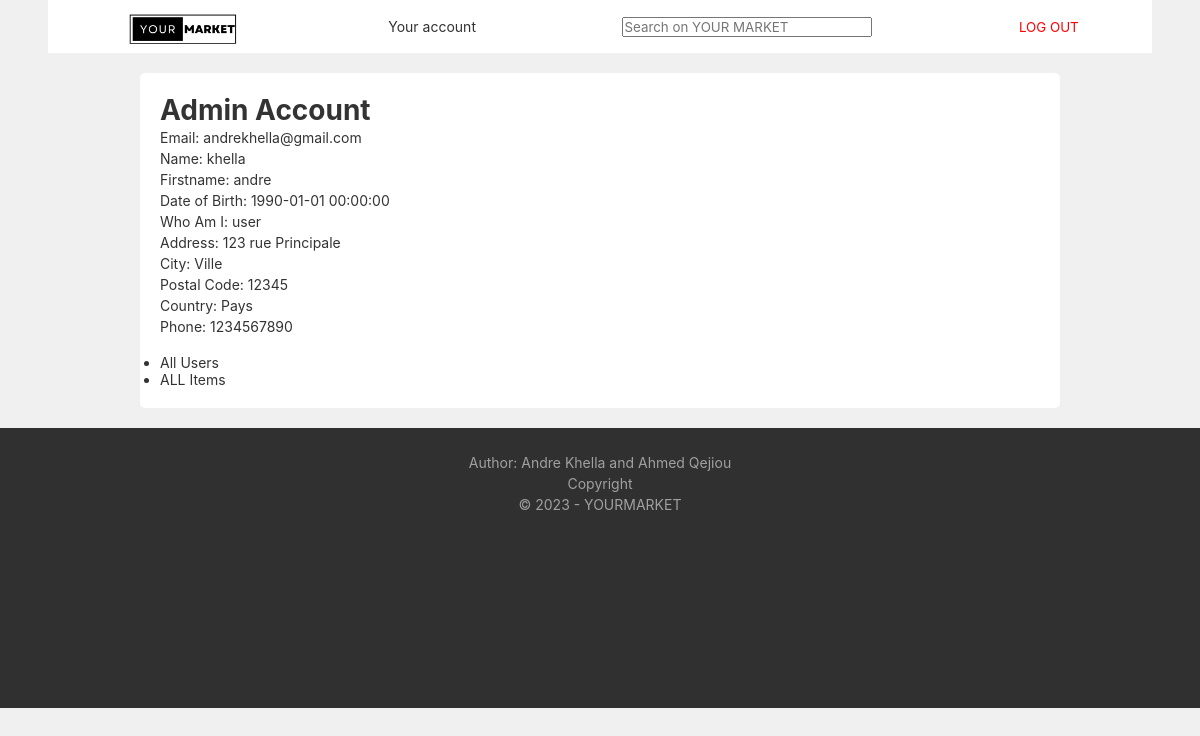
Page /admin.php (signed in) on the earlier database version.
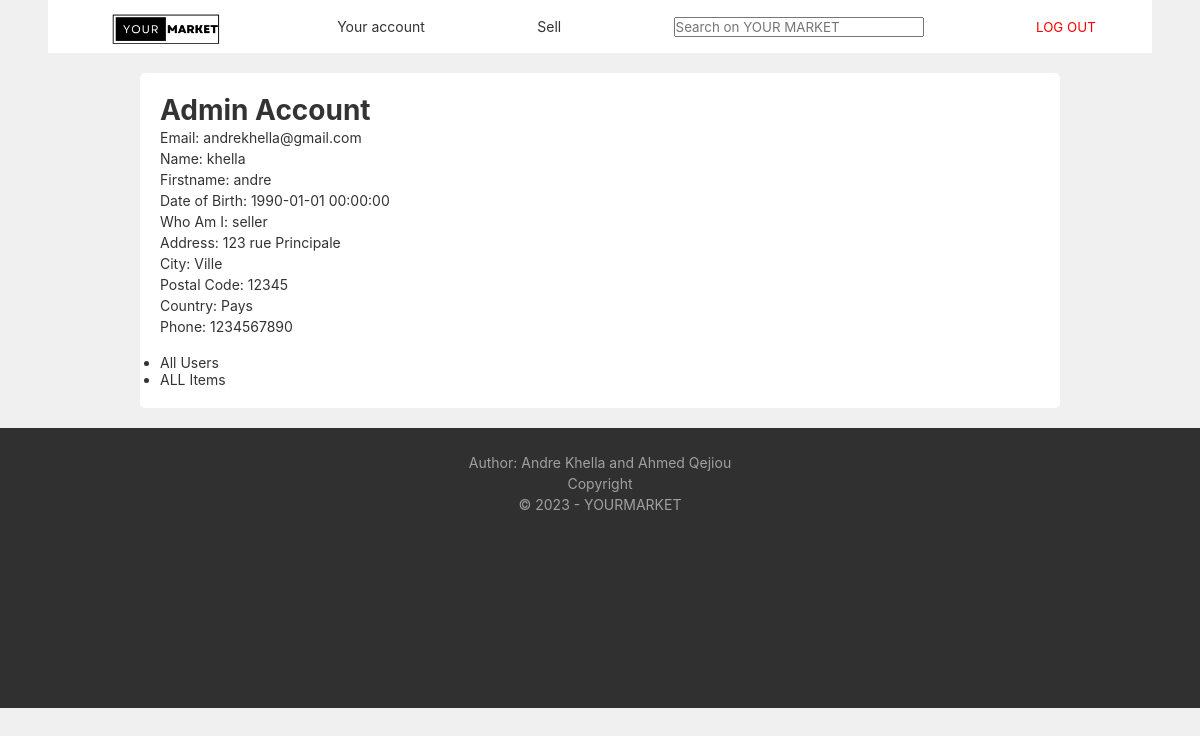
Same page on the later database version.
### tables this page shows
CREATE TABLE IF NOT EXISTS `User` (
  `email` VARCHAR(100) NOT NULL,
  `name` VARCHAR(45) NOT NULL,
  `firstname` VARCHAR(45) NOT NULL,
  `date_naissance` DATETIME NOT NULL,
  `mdp` VARCHAR(255) NOT NULL,
  `whoAmI` VARCHAR(45) NOT NULL,
  `adresse` VARCHAR(70) NOT NULL,
  `city` VARCHAR(45) NOT NULL,
  `postal_code` VARCHAR(45) NOT NULL,
  `country` VARCHAR(45) NOT NULL,
  `phone` VARCHAR(45) NOT NULL,
  PRIMARY KEY (`email`));

### Controler/controler.class.php (called while the page is built, shortened)
<?php
require_once("modele/modele.class.php");
class Controleur {
    private $unModele ;
    public function __construct (){
        $this->unModele = new Modele ();
    }
    public function selectWhereUser ($email){
        return $this->unModele->selectWhereUser ($email);
    }
}

### Modele/modele.class.php (called while the page is built, shortened)
<?php
class Modele
{
    protected $unPdo ;
    public function __construct ()
    {
        $this->unPdo = null;
        try{
            $this->unPdo = new PDO("mysql:host=localhost;dbname=VenteSneakers", "root", "root",array(PDO::ATTR_ERRMODE => PDO::ERRMODE_EXCEPTION));
        }
        catch(PDOException $exp){
            echo "<br/> Erreur de connexion à la base de données !";
        }
    }
    public function selectWhereUser ($email)
    {
        if ($this->unPdo != null){
            $requete =" select * from User where email = :email ; " ;
            $donnees =array(":email"=>$email);
            $select=$this->unPdo->prepare ($requete);
            $select->execute ($donnees);
            $unUser =$select->fetch ();
            return $unUser;
        }
        else {
            return false;
        }
    }
}

### admin.php (the view, shortened to what this page needs)
<?php
    require_once("./Controler/controler.class.php");
$unControleur = new Controleur();
?>
<!DOCTYPE html>
<html>
<head>
    <link href="./Vue/CSS/CSS.css" rel="stylesheet" />
    <link href="./Vue/CSS/youraccount.css" rel="stylesheet" />
</head>
<body>
<?php
require_once("vue/navbar.php");
?>
<div class="container">
    <div class="account-info">
        <?php if ($user): ?>
            <h1>Admin Account</h1>
            <p>Email: <?php echo $user['email']; ?></p>
            <p>Name: <?php echo $user['name']; ?></p>
            <p>Firstname: <?php echo $user['firstname']; ?></p>
            <p>Date of Birth: <?php echo $user['date_naissance']; ?></p>
            <p>Who Am I: <?php echo $user['whoAmI']; ?></p>
            <p>Address: <?php echo $user['adresse']; ?></p>
            <p>City: <?php echo $user['city']; ?></p>
            <p>Postal Code: <?php echo $user['postal_code']; ?></p>
            <p>Country: <?php echo $user['country']; ?></p>
            <p>Phone: <?php echo $user['phone']; ?></p>
            <br>
            <ul>
                <li><a href="allusers.php">All Users</a></li>
                <li><a href="allitems.php">ALL Items</a></li>
            </ul>
        <?php else: ?>
            <h1>Welcome</h1>
            <p class="youraccount">You are not logged in. Please <a href="connexion.php">log in</a> or <a href="register.php">register</a>.</p>
        <?php endif; ?>
    </div>
</div>
<footer>
    <p class="footerp">Author: Andre Khella and Ahmed Qejiou<br>
        Copyright <br>
        © 2023 - YOURMARKET</p>
</footer>
</body>
</html>

### Vue/navbar.php (shortened to what this page needs)
<div id="main-content">
    <nav>
        <ul>
            <li><a href="index.php"><img src="./Vue/images/logo.png" alt="logo"></a></li>
            <li><a href="youraccount.php">Your account</a></li>
            <?php
            if (isset($_SESSION['email'])) {
                $user = $unControleur->selectWhereUser($_SESSION['email']);
            if ($user['whoAmI'] == 'buyer') {
            echo
            '<li><a href="buying.php">Buying</a></li>
            <li><a href="cart.php">Cart</a></li>
            <li><a href="bestoffer.php">Best Offer</a></li>';
            } elseif ($user['whoAmI'] == 'seller') {
            echo
            '<li><a href="sell.php">Sell</a></li>';
            }
            }
            ?>
            <form action="/search" method="GET">
                <input style="width: 250px;" type="text" name="q" placeholder="Search on YOUR MARKET">
            </form>
            <?php
            if (isset($_SESSION['email'])) {
                echo '  <li>
                        <form method="POST" action="'.htmlspecialchars($_SERVER['PHP_SELF']).'">
                        <button class="btndeconnexion" type="submit" name="sedeconnecter">LOG OUT</button>
                        </form>
                        </li>';
            } else {
                echo '<li><a href="register.php" id="register-button">REGISTER</a></li>
                <li><a href="connexion.php" id="login-button">LOG IN</a></li>';
            }
            ?>
        </ul>
    </nav>
</div>

### Vue/CSS/CSS.css (style rules this page uses)
* { box-sizing: border-box; font-family: 'Inter', sans-serif; color: #333; margin: 0; padding: 0; }
a { text-decoration: none; }
body { font-size: 14px; background-color: #f0f0f0; }
h1, h2 { color: #333; }
#main-content { max-width: 92%; margin: 0 auto; }
nav { background-color: #fff; position: sticky; top: 0; z-index: 10; }
nav ul { list-style: none; padding: 0; display: flex; justify-content: space-around; align-items: center; }
nav ul li img { height: 50px; width: auto; }
footer { width: 100%; background-color: #303030; bottom: 0; height: 20em; left: 0; right: 0; }
nav button { border: 120px; background-color: #fff; color: red; }
.footerp { padding-top: 2%; text-align: center; color: #9fa19f; }

### Vue/CSS/youraccount.css (style rules this page uses)
body { background-color: #f0f0f0; font-family: Arial, sans-serif; margin: 0; padding: 0; }
.container { width: 80%; margin: auto; padding: 20px; }
.account-info { background-color: #ffffff; padding: 20px; border-radius: 5px; }
h1, h2 { color: #333; }
p { color: #333; line-height: 1.5; }
form { margin: 10px 0; }

Differences in the rows shown:
changed user "andrekhella@gmail.com": whoAmI "user" → "seller"
Other differences:
text now shown: "Sell"
